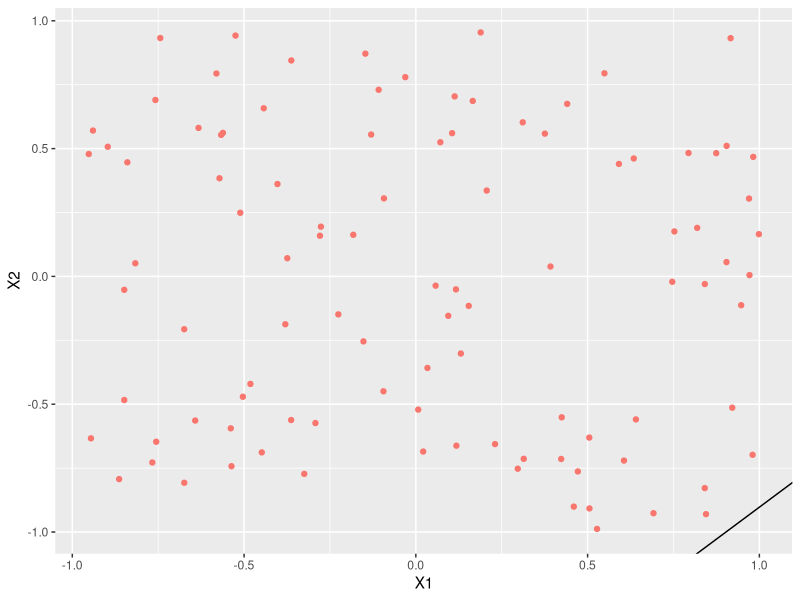

The R script that drew this image:
## ---- chunk 1
knitr::opts_chunk$set(echo = TRUE)
## ---- chunk 2
X1 <- runif(100,min=-1,max=1)
X2 <- runif(100,min=-1,max=1)
X0 <- rep(1,100)
X <- cbind(X0,X1,X2)
## ---- chunk 3
PX1 <-runif(2,min=-1,max=1)
PX2 <-runif(2,min=-1,max=1)
slope <- diff(PX2)/diff(PX2)
intercept <- PX2[1]-slope*PX1[1]
Y <- ifelse(X2>intercept+slope*X1,+1,-1)
X.plot <- as.data.frame(X) # dataframe for plot use
## ---- chunk 4
library(ggplot2)
## ---- chunk 5
ggplot(X.plot,aes(X.plot$X1,X.plot$X2))+
    geom_point(aes(color=as.factor(Y)),show.legend = F)+
    geom_abline(intercept = intercept,slope=slope)+
    labs(x="X1",y="X2",color="")
